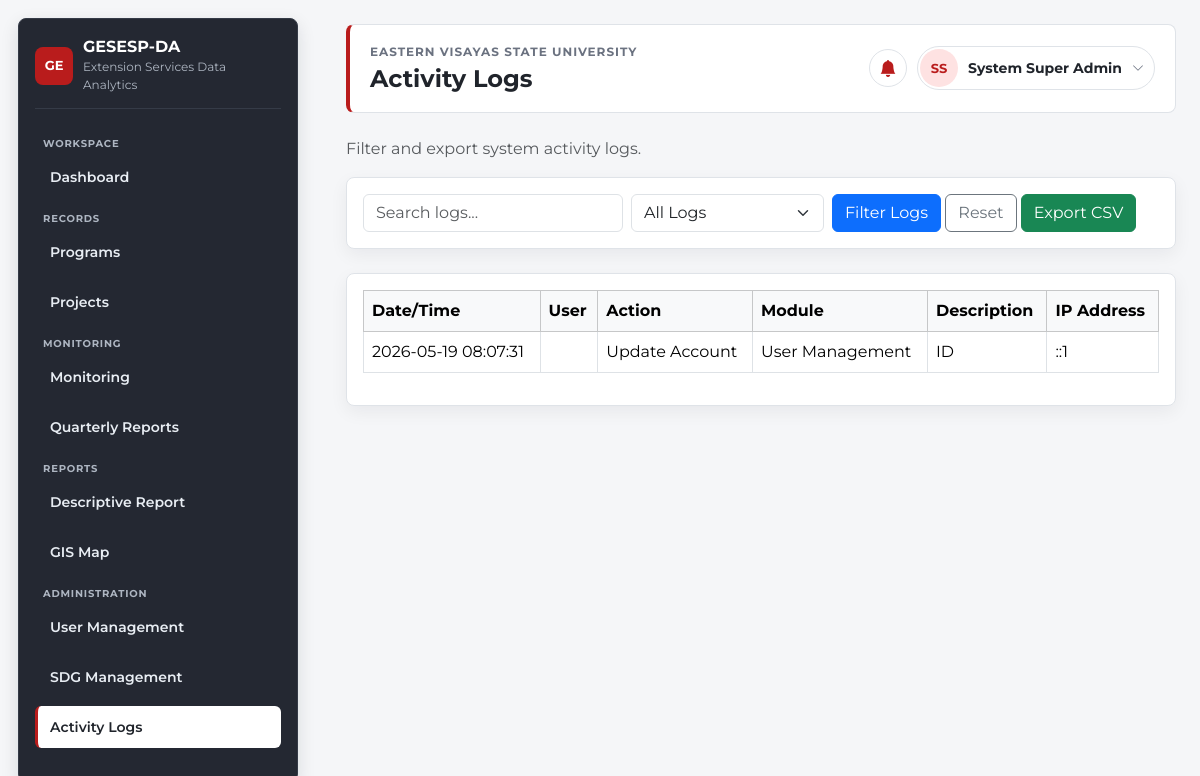
The page /index.php?page=logs (signed in) on the database its author committed.
### tables this page shows
CREATE TABLE `activity_logs` (
  `id` int(11) NOT NULL,
  `user_id` int(11) DEFAULT NULL,
  `user_name` varchar(180) DEFAULT NULL,
  `username` varchar(120) DEFAULT NULL,
  `action` varchar(180) DEFAULT NULL,
  `module` varchar(180) DEFAULT NULL,
  `description` text DEFAULT NULL,
  `details` text DEFAULT NULL,
  `ip_address` varchar(80) DEFAULT NULL,
  `log_category` varchar(120) DEFAULT NULL,
  `created_at` timestamp NOT NULL DEFAULT current_timestamp()
);

### app/controllers/LogController.php (called while the page is built, shortened)
<?php
class LogController {
    private $db;
    public function __construct($db) { $this->db = $db; }
    public function index() {
        $result = $this->db->query("SELECT * FROM activity_logs ORDER BY created_at DESC");
        $logs = [];
        if($result) while($row = $result->fetch_assoc()) $logs[] = $row;
        include "app/views/logs/index.php";
    }
}
?>

### app/views/logs/index.php (the view, shortened to what this page needs)
<?php include "app/views/layouts/header.php"; ?>
<p class="text-muted">Filter and export system activity logs.</p>
<?php
$filteredLogs = $logs ?? [];
?>
<div class="card p-3 mb-4">
    <form method="GET" class="row g-2">
        <div class="col-md-4">
            <input type="text" name="search_log" value="<?= htmlspecialchars($_GET['search_log'] ?? '') ?>" class="form-control" placeholder="Search logs...">
        </div>
        <div class="col-md-3">
            <select name="log_type" class="form-select">
                <option value="">All Logs</option>
            </select>
        </div>
        <div class="col-md-5">
            <button class="btn btn-primary">Filter Logs</button>
            <a href="index.php?page=logs" class="btn btn-outline-secondary">Reset</a>
            <a href="export_logs.php" class="btn btn-success">Export CSV</a>
        </div>
    </form>
</div>
<div class="card p-3">
    <div class="table-responsive">
        <table class="table table-hover table-bordered align-middle">
            <thead class="table-light">
                <tr>
                    <th>Date/Time</th>
                    <th>User</th>
                    <th>Action</th>
                    <th>Module</th>
                    <th>Description</th>
                    <th>IP Address</th>
                </tr>
            </thead>
            <tbody>
            <?php foreach($filteredLogs as $l): ?>
                <tr>
                    <td><?= htmlspecialchars($l['created_at'] ?? '') ?></td>
                    <td><?= htmlspecialchars($l['user_name'] ?? $l['username'] ?? '') ?></td>
                    <td><?= htmlspecialchars($l['action'] ?? '') ?></td>
                    <td><?= htmlspecialchars($l['module'] ?? '') ?></td>
                    <td><?= htmlspecialchars($l['description'] ?? $l['details'] ?? '') ?></td>
                    <td><?= htmlspecialchars($l['ip_address'] ?? '') ?></td>
                </tr>
            <?php endforeach; ?>
            </tbody>
        </table>
    </div>
</div>
<?php include "app/views/layouts/footer.php"; ?>

### public/assets/css/style.css (style rules this page uses)
:root { --font-sans: "Montserrat", Arial, Helvetica, sans-serif; --bs-body-font-family: var(--font-sans); --body-bg: #f5f6f8; --surface: #ffffff; --border: #dfe3e8; --text: #20242b; --muted: #6b7280; --sidebar-bg: #242832; --sidebar-border: #353b47; --sidebar-text: #f8fafc; --sidebar-muted: #aeb6c2; --accent: #b91c1c; --accent-soft: #fee2e2; }
* { box-sizing: border-box; }
body { min-height: 100vh; margin: 0; background: var(--body-bg); color: var(--text); font-family: var(--font-sans); }
.card { border: 1px solid var(--border); border-radius: 8px; box-shadow: 0 6px 18px rgba(15, 23, 42, .06); }

### rows shown on the page
activity_logs: created_at "2026-05-19 08:07:31", action "Update Account", module "User Management", description "ID", ip_address "::1"

### other values the page prints
systemName() "GESESP-DA"
systemSubtitle() "Extension Services Data Analytics"
$pageTitle "Activity Logs"
$initials "SS"
$fullName "System Super Admin"
